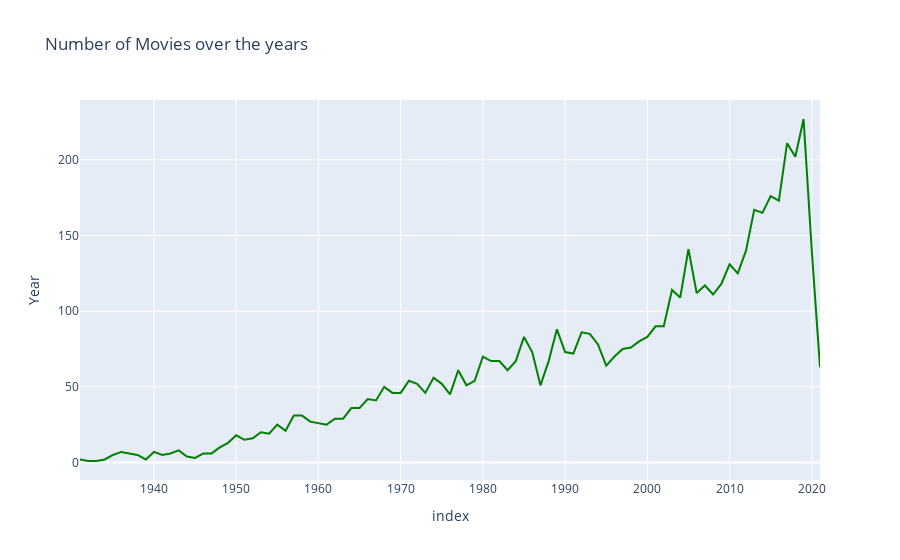

This figure's notebook cell:
### Code cell
movies_by_year = data["Year"].value_counts().reset_index().sort_values(by="index")

iplot(px.line(data_frame=movies_by_year,x="index",y="Year",title="Number of Movies over the years",\
              color_discrete_sequence=["green"]))

### Figure 1 — Plotly figure (JSON) as saved in the notebook; plotly's stock layout.template omitted (floating-point values rounded to 4 significant figures)
{"data": [{"hovertemplate": "index=%{x}<br>Year=%{y}<extra></extra>", "legendgroup": "", "line": {"color": "green", "dash": "solid"}, "marker": {"symbol": "circle"}, "mode": "lines", "name": "", "orientation": "v", "showlegend": false, "type": "scatter", "x": [1931, 1932, 1933, 1934, 1935, 1936, 1937, 1938, 1939, 1940, 1941, 1942, 1943, 1944, 1945, 1946, 1947, 1948, 1949, 1950, 1951, 1952, 1953, 1954, 1955, 1956, 1957, 1958, 1959, 1960, 1961, 1962, 1963, 1964, 1965, 1966, 1967, 1968, 1969, 1970, 1971, 1972, 1973, 1974, 1975, 1976, 1977, 1978, 1979, 1980, 1981, 1982, 1983, 1984, 1985, 1986, 1987, 1988, 1989, 1990, 1991, 1992, 1993, 1994, 1995, 1996, 1997, 1998, 1999, 2000, 2001, 2002, 2003, 2004, 2005, 2006, 2007, 2008, 2009, 2010, 2011, 2012, 2013, 2014, 2015, 2016, 2017, 2018, 2019, 2020, 2021], "xaxis": "x", "y": [2, 1, 1, 2, 5, 7, 6, 5, 2, 7, 5, 6, 8, 4, 3, 6, 6, 10, 13, 18, 15, 16, 20, 19, 25, 21, 31, 31, 27, 26, 25, 29, 29, 36, 36, 42, 41, 50, 46, 46, 54, 52, 46, 56, 52, 45, 61, 51, 54, 70, 67, 67, 61, 67, 83, 73, 51, 67, 88, 73, 72, 86, 85, 78, 64, 70, 75, 76, 80, 83, 90, 90, 114, 109, 141, 112, 117, 111, 118, 131, 125, 140, 167, 165, 176, 173, 211, 202, 227, 140, 63], "yaxis": "y"}], "layout": {"legend": {"tracegroupgap": 0}, "title": {"text": "Number of Movies over the years"}, "xaxis": {"anchor": "y", "domain": [0, 1], "title": {"text": "index"}}, "yaxis": {"anchor": "x", "domain": [0, 1], "title": {"text": "Year"}}}}
